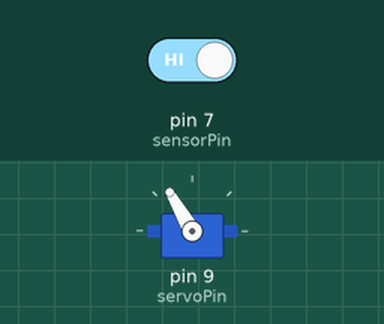
A sketch run on a simulated Arduino Uno, built with avr-gcc and run on an emulated ATmega328P. Shown: servo. Inputs (shaded band) come from the test bench; at power-on: pin 7 (sensorPin) HIGH.

Above: at 1.2 s.
1.3 s: pin 7 (sensorPin) driven LOW
At 1.9 s:
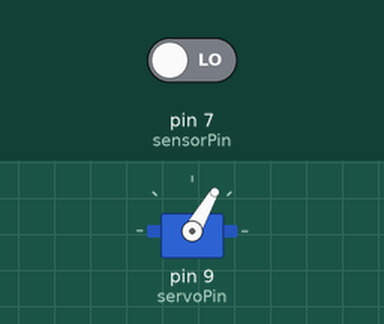
4.3 s: pin 7 (sensorPin) driven HIGH
At 5.2 s:
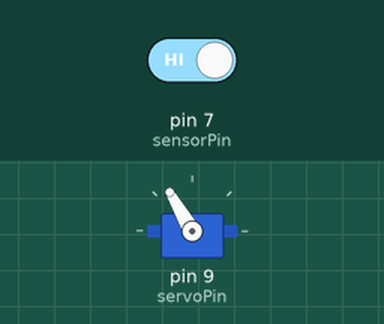
Timing chart, 0 to 7.3 s (numbered marks = the images above; inputs shaded):
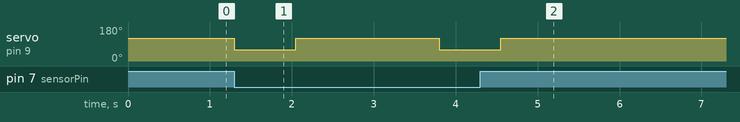

Measured:
- after the input at 1.3 s, servo on pin 9 (servoPin): 120° → 60° at once, → 120° 0.75 s later, → 60° 1.8 s later
- after the input at 4.3 s, servo on pin 9 (servoPin): goes on until 4.6 s, then stays 120°

The sketch:

sanitizer.ino
```cpp
#include<Servo.h>

int sensorPin = 7;
int servoPin = 9;
int ir;
Servo servo;

void setup() {
  pinMode(sensorPin, INPUT);
  servo.attach(servoPin);
  servo.write(120);
}

void loop() {
  ir = digitalRead(sensorPin);
  if(ir == LOW){
    servo.write(60
    );
    delay(750);
    servo.write(120);
    delay(750);
    delay(1000);
    }
}
```
